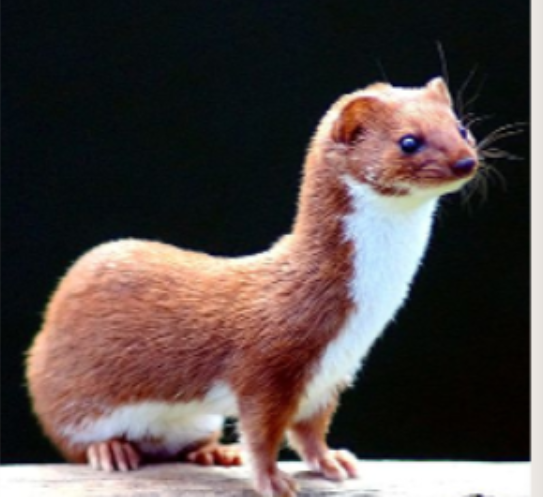
#> input picture Filtering/Gabor/img.png, 543 x 499 px
$ python 1..py   (older library calls are emulated)
#> lines starting #> are read from the running program, lines starting #| are printed output that depends on the picture
import cv2,os
import numpy as np
import matplotlib.pyplot as plt

def get_img(input_Path):
    img_paths = []
    for (path, dirs, files) in os.walk(input_Path):
        for filename in files:
            if filename.endswith(('.jpg','.png')):
                img_paths.append(path+'/'+filename)
    return img_paths

#构建Gabor滤波器
def build_filters():
    filters = []
    ksize = [7,9,11,13,15,17] # gabor尺度，6个
    lamda = np.pi/2.0         # 波长
    for theta in np.arange(0, np.pi, np.pi / 4): #gabor方向，0°，45°，90°，135°，共四个
        for K in range(6):
            kern = cv2.getGaborKernel((ksize[K], ksize[K]), 1.0, theta, lamda, 0.5, 0, ktype=cv2.CV_32F)
            kern /= 1.5*kern.sum() # 这里不是很理解
            filters.append(kern)
    plt.figure(1)

    #用于绘制滤波器
    for temp in range(len(filters)):
        plt.subplot(4, 6, temp + 1)
        plt.imshow(filters[temp])
    plt.show()
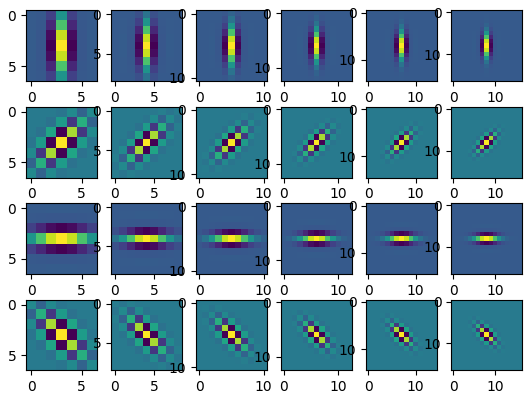
#> figure drawn by matplotlib, 24 panels
#> further down, img is the input picture: shape (499, 543, 3); mean B, G, R 70.3, 72.3, 83.6
    return filters

#Gabor特征提取
def getGabor(img, filters):
    res = [] #滤波结果
    for i in range(len(filters)):
        # res1 = process(img, filters[i])
        accum = np.zeros_like(img)
        for kern in filters[i]:
            fimg = cv2.filter2D(img, cv2.CV_8UC1, kern)
            accum = np.maximum(accum, fimg, accum)
        res.append(np.asarray(accum))
#> after the loop, res = 24 items

    #用于绘制滤波效果
    plt.figure(2)
    for temp in range(len(res)):
        plt.subplot(4, 6, temp+1)
        plt.imshow(res[temp], cmap='gray' )
#> this loop made 24 passes
    plt.show()
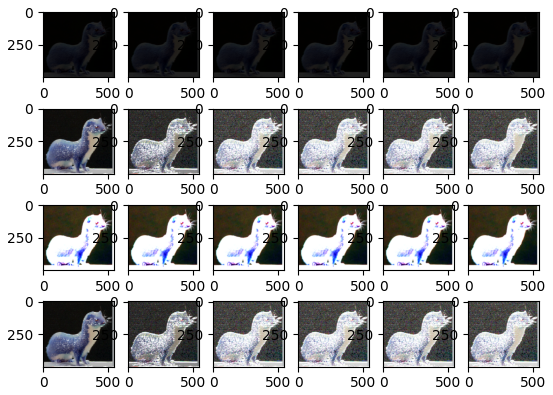
#> figure drawn by matplotlib, 24 panels
    return res  #返回滤波结果,结果为24幅图，按照gabor角度排列

if __name__ == '__main__':
    #    input_Path = './content'
    filters = build_filters()
    #    img_paths = get_img(input_Path)
    #    for img in img_paths:
    img = cv2.imread('img.png')
    getGabor(img, filters)
